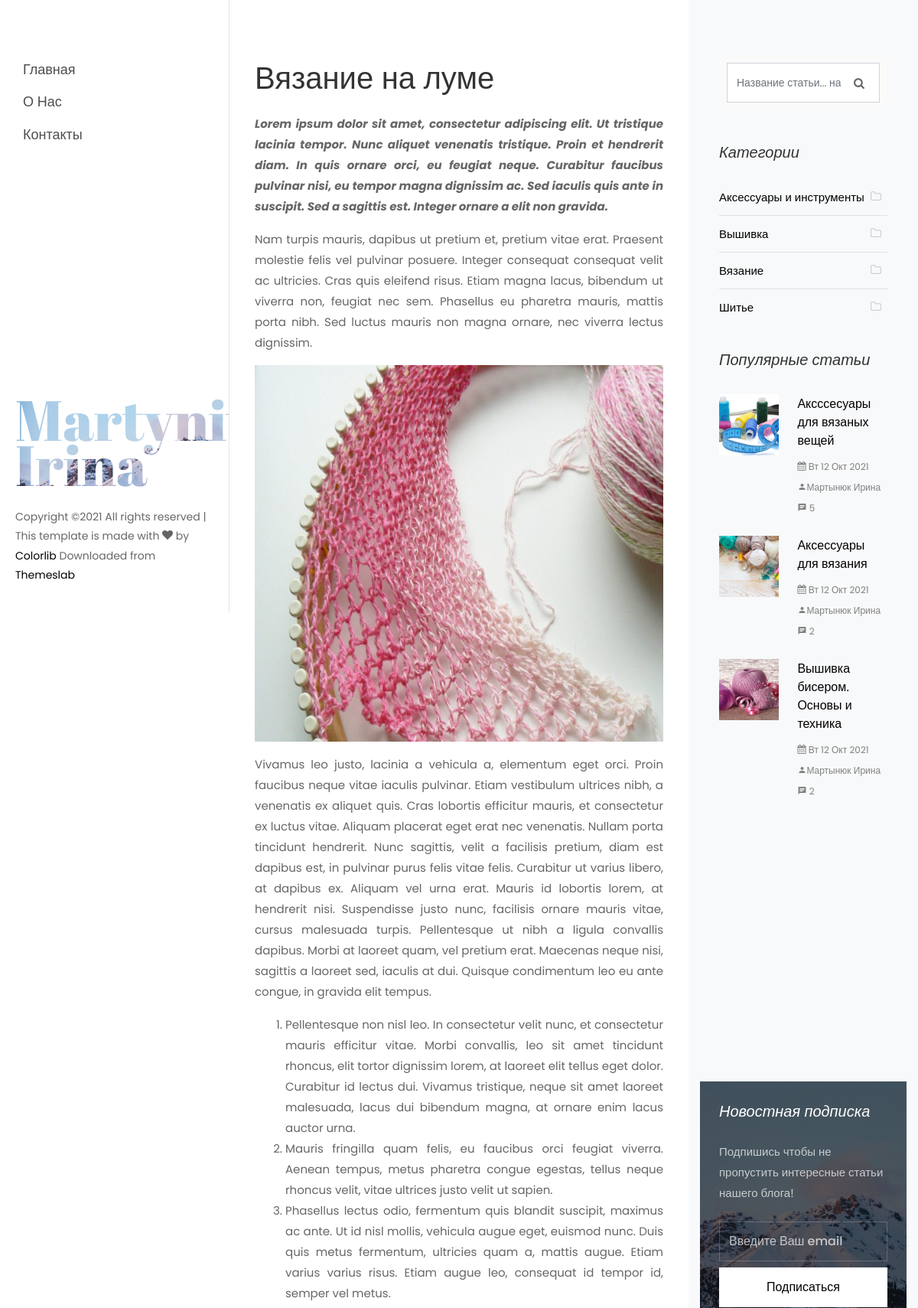
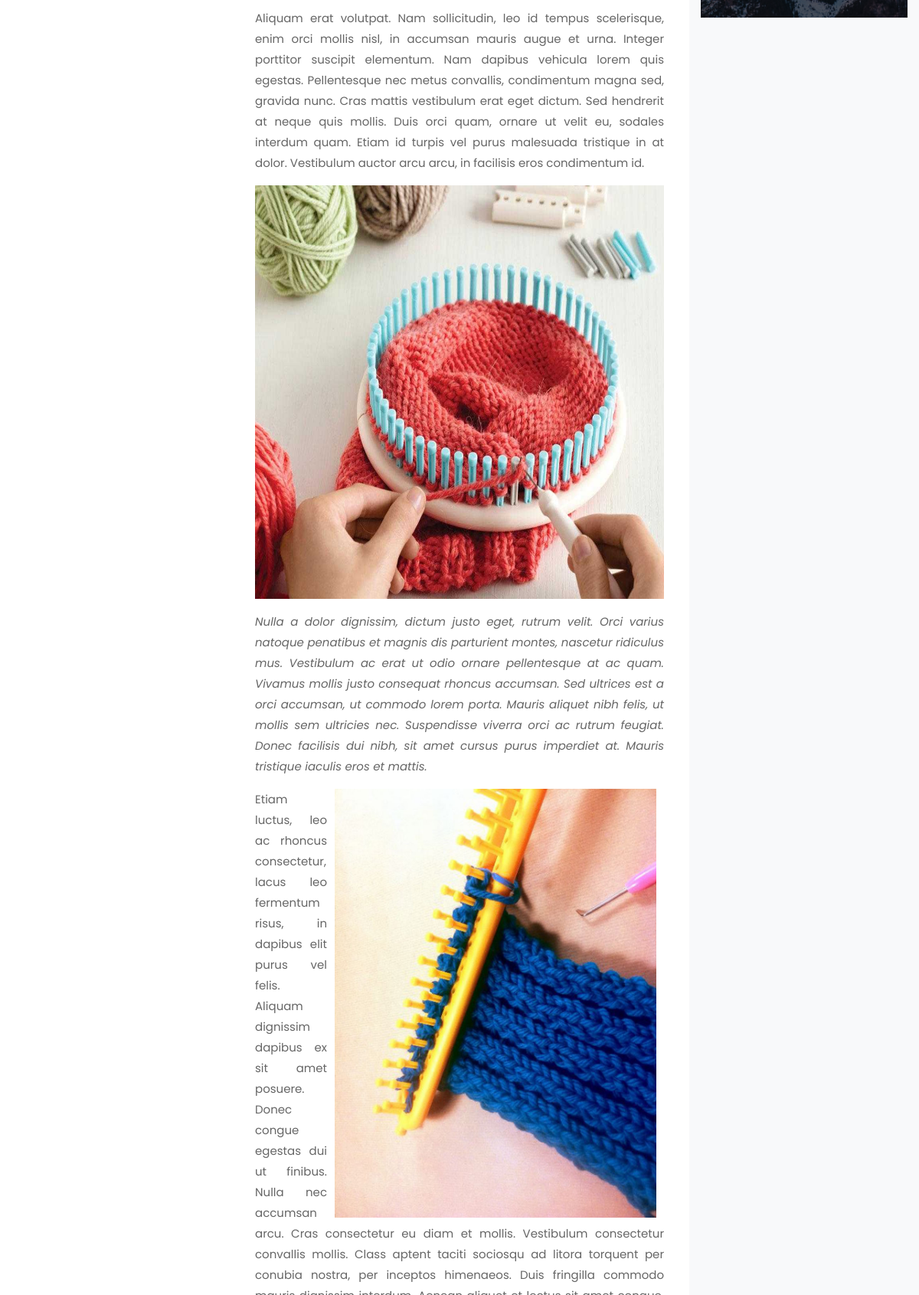
The page /vyazanie-na-lume/ (upper part) on the database its author committed (2 pictures, top to bottom).
### blog_app/models.py (models this page shows, shortened)
class Article(models.Model):
    title = models.CharField(max_length=256, blank=False, verbose_name='Название')
    category = models.ForeignKey('Category', on_delete=models.CASCADE, verbose_name='Категория')
    slug = models.SlugField(max_length=256, db_index=True)
    short_content = models.TextField(verbose_name='Краткое описание', max_length=300, default='Нет описания')
    content = models.TextField(blank=True, default='Нет описания', verbose_name='Текст статьи')
    created_at = models.DateTimeField(auto_now_add=True, verbose_name='Дата публикации')
    updated_at = models.DateTimeField(auto_now=True, verbose_name='Дата обновления')
    image = models.ImageField(upload_to='blog_images/%Y/%m/%d', verbose_name='Изображение', blank=False)
    draft = models.BooleanField(verbose_name='Черновик', default=False)
    author = models.CharField(verbose_name='Автор', blank=False, max_length=150)
    tags = TaggableManager()
    class Meta:
        ordering = ('-created_at',)
        verbose_name = 'Статья'
        verbose_name_plural = 'Статьи'
    def get_absolute_url(self):
        return reverse('article_detail', kwargs={'slug': self.slug})
    def get_review(self):
        return self.reviews_set.filter(parent__isnull=True)  # вернет только родительские отзывы статьи

class Category(models.Model):
    name = models.CharField(max_length=150, blank=False, db_index=True, verbose_name='Наименование')
    slug = models.SlugField(max_length=150, unique=True, blank=False, db_index=True)
    created_at = models.DateTimeField(auto_now_add=True, verbose_name='Дата создания')
    updated_at = models.DateTimeField(auto_now=True, verbose_name='Дата обновления')
    class Meta:
        ordering = ('name',)
        verbose_name = 'Категория'
        verbose_name_plural = 'Категории'
    def get_absolute_url(self):
        return reverse('article_category_list', kwargs={'slug': self.slug})

### blog_app/views.py (the view)
# urls.py: path('<slug:slug>/', views.ArticleDetailView.as_view(), name="article_detail"),
class ArticleDetailView(DetailView):
    extra_context = {'title': 'Описание статьи'}
    model = Article
    slug_field = 'slug'
    template_name = 'blog_detail.html'

### email_contact/forms.py
class ContactForm(forms.ModelForm):
    class Meta:
        model = Contact
        fields = ('email',)
        widgets = {
            'email': forms.EmailInput(
                attrs={
                    'class': 'form-control',
                    'placeholder': 'Введите Ваш email'
                }
            )
        }
        labels = {
            'email': ''
        }

### blog_app/templatetags/article_tag.py (called while the page is built)
@register.simple_tag()
def get_categories():
    return Category.objects.all()

@register.simple_tag()
def get_tags():
    return Tag.objects.all()

@register.simple_tag()
def get_archives():
    return Article.objects.dates('created_at', 'month', order='DESC').filter(draft=False)

@register.inclusion_tag('tags/popular_articles.html')
def get_popular_articles(count=None):
    popular_articles = Article.objects.annotate(
        num_comments=Count('reviews')
    ).order_by('-num_comments').filter(draft=False)[:count]
    return {
        'popular_articles': popular_articles
    }

### email_contact/templatetags/contact_tags.py (called while the page is built)
@register.inclusion_tag("contact/tags/form.html")
def contact_form():
    return {'contact_form': ContactForm()}

### templates/blog_detail.html (shortened to what this page needs)
{% extends 'partials/base.html' %}
{% block content %}
    <div class="col-lg-8 px-md-5 py-5">
        <div class="row pt-md-4">
            <h1 class="mb-3">{{ article.title }}</h1>
            <p>{{ article.content|safe }}</p>
        </div>
    </div>
{% endblock %}

### templates/partials/sidebar.html (shortened to what this page needs)
{% load article_tag %}
{% load contact_tags %}
<div class="col-xl-4 sidebar ftco-animate bg-light pt-5">
    <div class="sidebar-box pt-md-4">
        <form action="{% url 'search' %}" method="get" class="search-form">
            <div class="form-group">
                <span class="icon icon-search"></span>
                <input type="text" class="form-control" placeholder="Название статьи... нажмите Enter"
                       name="search_query">
            </div>
        </form>
    </div>
    <div class="sidebar-box ftco-animate">
        <h3 class="sidebar-heading">Категории</h3>
        <ul class="categories">
            {% get_categories as categories %}
            {% for category in categories %}
                <li class="colorlib-active"><a href="{{ category.get_absolute_url }}">{{ category.name }}<span><i
                        class="icon-folder-o mr-2"></i></span></a></li>
            {% endfor %}
        </ul>
    </div>
    {% get_popular_articles count=3 %}
    <div class="sidebar-box subs-wrap img py-4"
         style="background-image: url(/static/images/bg_1.jpg);">
        {% contact_form %}
    </div>
</div>

### templates/tags/popular_articles.html
<div class="sidebar-box ftco-animate">
    <h3 class="sidebar-heading">Популярные статьи</h3>
    {% for popular in popular_articles %}
        <div class="block-21 mb-4 d-flex">
            <a class="blog-img mr-4" style="background-image: url({{ popular.image.url }});"></a>
            <div class="text">
                <h3 class="heading"><a href="{{ popular.get_absolute_url }}">{{ popular.title }}</a>
                </h3>
                <div class="meta">
                    <div><a href="#"><span class="icon-calendar"></span> {{ popular.created_at|date:"D d M Y" }}</a></div>
                    <div><a href="#"><span class="icon-person"></span>{{ popular.author }}</a></div>
                    <div><a href="#"><span class="icon-chat"></span> {{ popular.reviews_set.count }}</a></div>
                </div>
            </div>
        </div>
        {% empty %}
        <h4>Список популярных статей пуст</h4>
    {% endfor %}
</div>

### static/css/icomoon.css (style rules this page uses)
[class^="icon-"], [class*=" icon-"] { font-family: 'icomoon' !important; speak: none; font-style: normal; font-weight: normal; font-variant: normal; text-transform: none; line-height: 1; -webkit-font-smoothing: antialiased; -moz-osx-font-smoothing: grayscale; }
.icon-search:before { content: "\f002"; }
.icon-calendar:before { content: "\f073"; }
.icon-folder-o:before { content: "\f114"; }
.icon-chat:before { content: "\e0b7"; }
.icon-person:before { content: "\e7fd"; }

### rows shown on the page
Article: title "Вязание на луме", content "Lorem ipsum dolor sit amet, consectetur adipiscing elit. Ut tristique lacinia tempor. Nunc aliquet venenatis tristique. Proin et hendrerit diam. In quis ornare orci, eu feugiat neque. Curabitur faucibus pulvinar nisi, eu tempor magna dignissim ac. Sed iaculis quis ante in suscipit. Sed a sagittis est. Integer ornare a elit non gravida. Nam turpis mauris, dapibus ut pretium et, pretium vitae erat. Praesent molestie felis vel pulvinar posuere. Integer consequat consequat velit ac ultricies. Cras quis eleifend risus. Etiam magna lacus, bibendum ut viverra non, feugiat nec sem. Phasellus eu pharetra mauris, mattis porta nibh. Sed luctus mauris non magna ornare, nec viverra lectus dignissim.…", content (picture)
Category: name "Аксессуары и инструменты"
Category: name "Вышивка"
Category: name "Вязание"
Category: name "Шитье"
Article: image (picture), title "Аксссесуары для вязаных вещей", created_at "Вт 12 Окт 2021", author "Мартынюк Ирина", reviews_set.count "5"
Article: image (picture), title "Аксессуары для вязания", created_at "Вт 12 Окт 2021", author "Мартынюк Ирина", reviews_set.count "2"
Article: image (picture), title "Вышивка бисером. Основы и техника", created_at "Вт 12 Окт 2021", author "Мартынюк Ирина", reviews_set.count "2"
